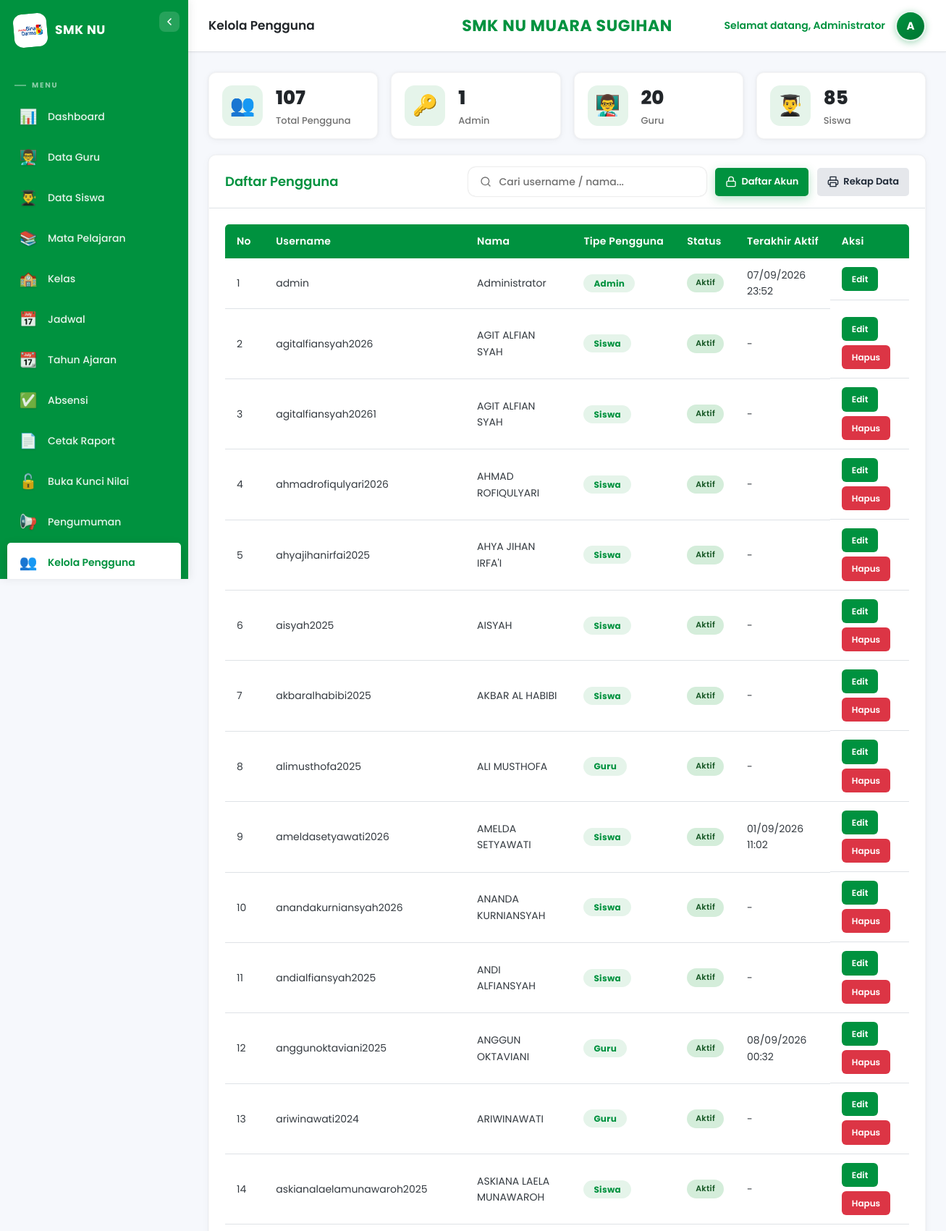
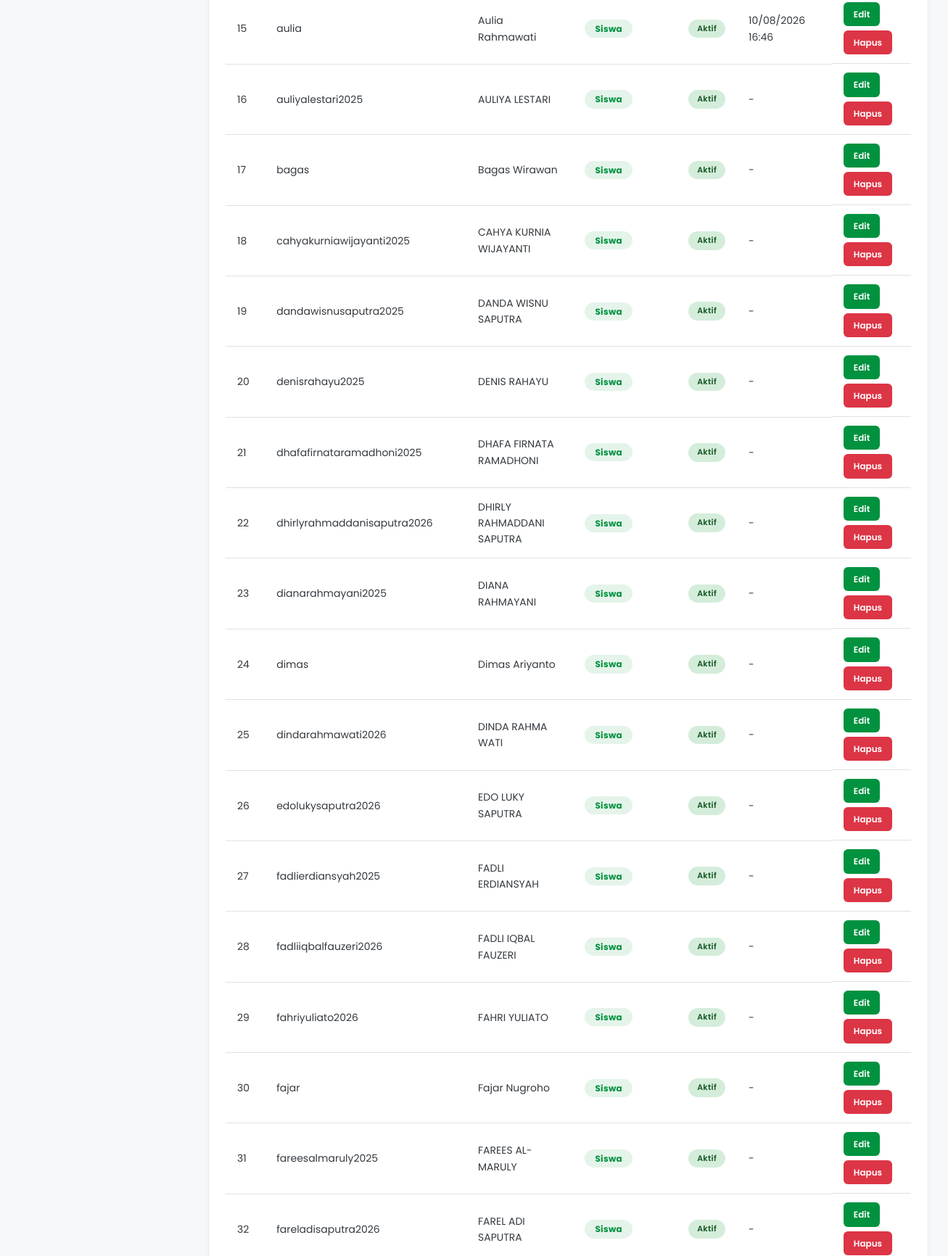
/public/index.php?page=pengguna (signed in, upper part), run on the app's committed database (2 pictures, top to bottom).
### tables this page shows
CREATE TABLE `users` (
  `id` int NOT NULL,
  `username` varchar(50) NOT NULL,
  `password` varchar(255) NOT NULL,
  `nama` varchar(100) NOT NULL,
  `role` enum('admin','guru','siswa','kepala_sekolah') NOT NULL DEFAULT 'siswa',
  `foto` varchar(255) DEFAULT NULL,
  `status` enum('aktif','nonaktif') DEFAULT 'aktif',
  `last_login` datetime DEFAULT NULL,
  `created_at` timestamp NOT NULL DEFAULT CURRENT_TIMESTAMP,
  `updated_at` timestamp NOT NULL DEFAULT CURRENT_TIMESTAMP ON UPDATE CURRENT_TIMESTAMP
);

### controllers/PenggunaController.php (called while the page is built, shortened)
<?php
class PenggunaController {
    private $model;
    public function __construct() { $this->model=new UserModel(); }
    public function index() {
        $data=$this->model->all('nama ASC');
        $totalAdmin=$this->model->count("role='admin'");
        $totalGuru=$this->model->count("role='guru'");
        $totalSiswa=$this->model->count("role='siswa'");
        require VIEW_PATH.'/admin/pengguna/index.php';
    }
}

### config/database.php (called while the page is built, shortened)
<?php
function ensureNilaiMonthlySchema(PDO $db): void {
    try {
        $db->query("SELECT 1 FROM `nilai` LIMIT 1");
    } catch (PDOException $e) {
        return;
    }
    $fetchColumns = function(string $tableName) use ($db): array {
        $cols = [];
        try {
            $colSt = $db->query("SELECT COLUMN_NAME FROM information_schema.COLUMNS WHERE TABLE_SCHEMA = DATABASE() AND TABLE_NAME = '$tableName'");
            foreach ($colSt->fetchAll(PDO::FETCH_COLUMN) as $name) {
                $cols[] = $name;
            }
        } catch (PDOException $e) {}
        return $cols;
    };
    $addColumn = function(string $table, string $column, string $definition) use ($db, $fetchColumns): void {
        $cols = $fetchColumns($table);
        if (!in_array($column, $cols, true)) {
            try {
                $db->exec("ALTER TABLE `$table` ADD COLUMN `$column` $definition");
            } catch (PDOException $e) {}
        }
    };
    $addColumn('nilai', 'capaian_kompetensi', 'TEXT DEFAULT NULL AFTER `nilai_akhir`');
}
function getDB() {
    static $pdo = null;
    if ($pdo === null) {
        try {
            $pdo = new PDO("mysql:host=".DB_HOST.";dbname=".DB_NAME.";charset=utf8mb4", DB_USER, DB_PASS);
            $pdo->setAttribute(PDO::ATTR_ERRMODE, PDO::ERRMODE_EXCEPTION);
            $pdo->setAttribute(PDO::ATTR_DEFAULT_FETCH_MODE, PDO::FETCH_ASSOC);
            ensureNilaiMonthlySchema($pdo);
        } catch (PDOException $e) { die("DB Error: ".$e->getMessage()); }
    }
    return $pdo;
}

### core/Model.php (called while the page is built, shortened)
<?php
class Model {
    protected $db;
    protected $table;
    public function __construct() { $this->db = getDB(); }
    public function all($order='id DESC') {
        return $this->db->query("SELECT * FROM {$this->table} ORDER BY $order")->fetchAll();
    }
    public function count($where='',$params=[]) {
        $sql="SELECT COUNT(*) as total FROM {$this->table}";
        if($where) $sql.=" WHERE $where";
        $st=$this->db->prepare($sql); $st->execute($params);
        return $st->fetch()['total'];
    }
}

### config/app.php (called while the page is built, shortened)
<?php
function base_url($path='') {
    $script = $_SERVER['SCRIPT_NAME'];
    $base = rtrim(dirname($script), '/');
    return $base.'/'.$path;
}

### views/admin/pengguna/index.php (the view, shortened to what this page needs)
<div class="stats-grid" style="grid-template-columns:repeat(4,1fr);">
    <div class="stat-card sm"><div class="stat-icon">👥</div><div class="stat-info"><h3><?= count($data) ?></h3><p>Total Pengguna</p></div></div>
    <div class="stat-card sm"><div class="stat-icon">🔑</div><div class="stat-info"><h3><?= $totalAdmin ?></h3><p>Admin</p></div></div>
    <div class="stat-card sm"><div class="stat-icon">👨‍🏫</div><div class="stat-info"><h3><?= $totalGuru ?></h3><p>Guru</p></div></div>
    <div class="stat-card sm"><div class="stat-icon">👨‍🎓</div><div class="stat-info"><h3><?= $totalSiswa ?></h3><p>Siswa</p></div></div>
</div>
<div class="card">
    <div class="card-header">
        <h3>Daftar Pengguna</h3>
        <div style="display:flex;gap:12px;align-items:center;">
            <div class="search-bar-figma" style="min-width:220px;">
                <svg class="search-icon" width="16" height="16" viewBox="0 0 24 24" fill="none" stroke="currentColor" stroke-width="2" stroke-linecap="round" stroke-linejoin="round"><circle cx="11" cy="11" r="8"/><path d="m21 21-4.35-4.35"/></svg>
                <input type="text" placeholder="Cari username / nama..." oninput="filterTableRows('penggunaTable', this.value)">
            </div>
            <a href="<?= base_url('index.php?page=pengguna&action=daftarAkun') ?>" target="_blank" class="btn btn-primary" style="display:inline-flex;align-items:center;gap:6px;font-size:13px;padding:9px 14px;" title="Daftar akun beserta password default untuk simulasi">
                <svg width="16" height="16" viewBox="0 0 24 24" fill="none" stroke="currentColor" stroke-width="2" stroke-linecap="round" stroke-linejoin="round"><rect x="3" y="11" width="18" height="11" rx="2"/><path d="M7 11V7a5 5 0 0 1 10 0v4"/></svg>
                Daftar Akun
            </a>
            <a href="<?= base_url('index.php?page=pengguna&action=exportPdf') ?>" target="_blank" class="btn btn-secondary" style="display:inline-flex;align-items:center;gap:6px;font-size:13px;padding:9px 14px;background:#E5E7EB;color:#1F2937;" title="Rekap data pengguna formal">
                <svg width="16" height="16" viewBox="0 0 24 24" fill="none" stroke="currentColor" stroke-width="2" stroke-linecap="round" stroke-linejoin="round"><path d="M6 9V2h12v7"/><path d="M6 18H4a2 2 0 0 1-2-2v-5a2 2 0 0 1 2-2h16a2 2 0 0 1 2 2v5a2 2 0 0 1-2 2h-2"/><rect x="6" y="14" width="12" height="8"/></svg>
                Rekap Data
            </a>
        </div>
    </div>
    <div class="card-body">
        <div class="table-responsive"><table class="table" id="penggunaTable">
            <thead><tr><th style="width:50px;">No</th><th>Username</th><th>Nama</th><th>Tipe Pengguna</th><th>Status</th><th>Terakhir Aktif</th><th style="width:170px;">Aksi</th></tr></thead>
            <tbody>
                <?php foreach($data as $i=>$u): $roleLabel = str_replace('_',' ', ucwords($u['role'],'_')); ?>
                <tr>
                    <td><?= $i+1 ?></td>
                    <td><?= htmlspecialchars($u['username']) ?></td>
                    <td><?= htmlspecialchars($u['nama']) ?></td>
                    <td><span class="role-badge"><?= $roleLabel ?></span></td>
                    <td><span class="badge <?= $u['status'] ?>"><?= ucfirst($u['status']) ?></span></td>
                    <td><?= $u['last_login']?date('d/m/Y H:i',strtotime($u['last_login'])):'-' ?></td>
                    <td class="actions">
                        <a href="<?= base_url('index.php?page=pengguna&action=edit&id='.$u['id']) ?>" class="btn btn-sm btn-success">Edit</a>
                        <?php if($u['role']!=='admin'): ?>
                        <a href="#" onclick="confirmDelete('<?= base_url('index.php?page=pengguna&action=destroy&id='.$u['id']) ?>','Yakin ingin menghapus akun <?= htmlspecialchars($u['username']) ?>?'); return false;" class="btn btn-sm btn-danger">Hapus</a>
                        <?php endif; ?>
                    </td>
                </tr>
                <?php endforeach; ?>
            </tbody>
        </table></div>
    </div>
</div>
<?php $content=ob_get_clean(); require VIEW_PATH.'/layouts/admin.php'; ?>

### data on the page
users: username "admin", nama "Administrator", role "Admin", status "Aktif", last_login "07/09/2026 23:52"
users: username "agitalfiansyah2026", nama "AGIT ALFIAN SYAH", role "Siswa", status "Aktif"
users: username "agitalfiansyah20261", nama "AGIT ALFIAN SYAH", role "Siswa", status "Aktif"
users: username "ahmadrofiqulyari2026", nama "AHMAD ROFIQULYARI", role "Siswa", status "Aktif"
users: username "ahyajihanirfai2025", nama "AHYA JIHAN IRFA'I", role "Siswa", status "Aktif"
users: username "aisyah2025", nama "AISYAH", role "Siswa", status "Aktif"
users: username "akbaralhabibi2025", nama "AKBAR AL HABIBI", role "Siswa", status "Aktif"
users: username "alimusthofa2025", nama "ALI MUSTHOFA", role "Guru", status "Aktif"
users: username "ameldasetyawati2026", nama "AMELDA SETYAWATI", role "Siswa", status "Aktif", last_login "01/09/2026 11:02"
users: username "anandakurniansyah2026", nama "ANANDA KURNIANSYAH", role "Siswa", status "Aktif"
users: username "andialfiansyah2025", nama "ANDI ALFIANSYAH", role "Siswa", status "Aktif"
users: username "anggunoktaviani2025", nama "ANGGUN OKTAVIANI", role "Guru", status "Aktif", last_login "08/09/2026 00:32"
users: username "ariwinawati2024", nama "ARIWINAWATI", role "Guru", status "Aktif"
users: username "askianalaelamunawaroh2025", nama "ASKIANA LAELA MUNAWAROH", role "Siswa", status "Aktif"
users: username "aulia", nama "Aulia Rahmawati", role "Siswa", status "Aktif", last_login "10/08/2026 16:46"
users: username "auliyalestari2025", nama "AULIYA LESTARI", role "Siswa", status "Aktif"
users: username "bagas", nama "Bagas Wirawan", role "Siswa", status "Aktif"
users: username "cahyakurniawijayanti2025", nama "CAHYA KURNIA WIJAYANTI", role "Siswa", status "Aktif"
users: username "dandawisnusaputra2025", nama "DANDA WISNU SAPUTRA", role "Siswa", status "Aktif"
users: username "denisrahayu2025", nama "DENIS RAHAYU", role "Siswa", status "Aktif"
users: username "dhafafirnataramadhoni2025", nama "DHAFA FIRNATA RAMADHONI", role "Siswa", status "Aktif"
users: username "dhirlyrahmaddanisaputra2026", nama "DHIRLY RAHMADDANI SAPUTRA", role "Siswa", status "Aktif"
users: username "dianarahmayani2025", nama "DIANA RAHMAYANI", role "Siswa", status "Aktif"
users: username "dimas", nama "Dimas Ariyanto", role "Siswa", status "Aktif"
users: username "dindarahmawati2026", nama "DINDA RAHMA WATI", role "Siswa", status "Aktif"
users: username "edolukysaputra2026", nama "EDO LUKY SAPUTRA", role "Siswa", status "Aktif"
users: username "fadlierdiansyah2025", nama "FADLI ERDIANSYAH", role "Siswa", status "Aktif"
users: username "fadliiqbalfauzeri2026", nama "FADLI IQBAL FAUZERI", role "Siswa", status "Aktif"
users: username "fahriyuliato2026", nama "FAHRI YULIATO", role "Siswa", status "Aktif"
users: username "fajar", nama "Fajar Nugroho", role "Siswa", status "Aktif"
users: username "fareesalmaruly2025", nama "FAREES AL-MARULY", role "Siswa", status "Aktif"
users: username "fareladisaputra2026", nama "FAREL ADI SAPUTRA", role "Siswa", status "Aktif"

### other printed values
$pageTitle "Kelola Pengguna"
Auth::user('nama') "Administrator"
substr(Auth::user('nama'),0,1) "A"
count($data) "107"
$totalAdmin "1"
$totalGuru "20"
$totalSiswa "85"
